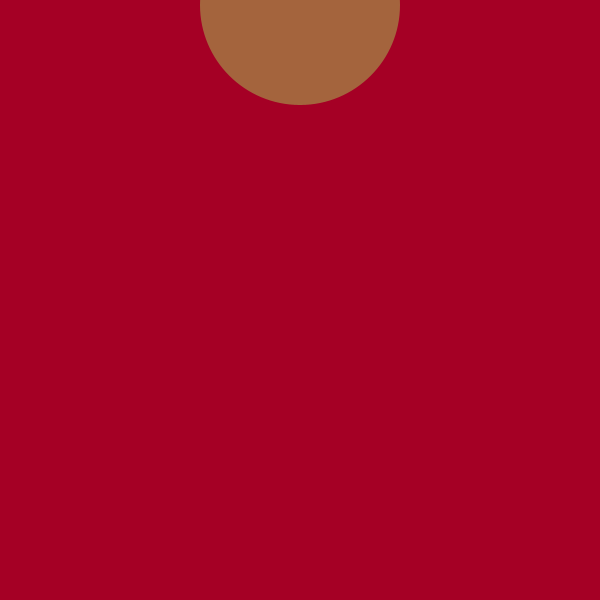
Frame 1 (no input)
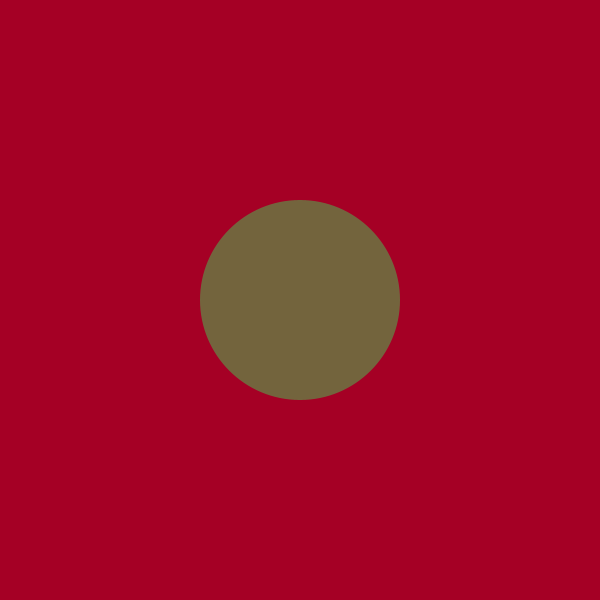
Frame 60 (the mouse pressed at the canvas centre just before this capture)
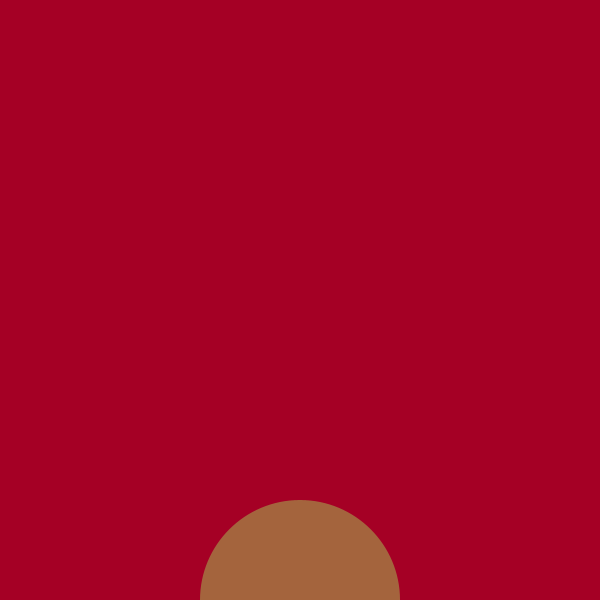
Frame 120 (the mouse held since frame 60 and released just before this capture)

The Processing sketch that drew these frames (run headless with seeded random() and noise(); from frame 60 on, the mouse is pressed at the canvas centre):

// Processing sketch: processing_144933
// ── processing_144933.pde

// Konkuk University
// Department of Dynamic Media
// SOS iDesign
// Name: KIM Youngji
// ID: 201420069

float xPos = 0;
float diameter = 200;

void setup(){
  size (600,600);
  smooth ();
}
void draw(){
  background(165,0,37);  
  xPos = xPos + 5;
  if (xPos > width + diameter) {
    xPos = -diameter;
  }
  noStroke();
  fill(random(255),255,100,100);
  ellipse (height/2, xPos, diameter, diameter);
}
